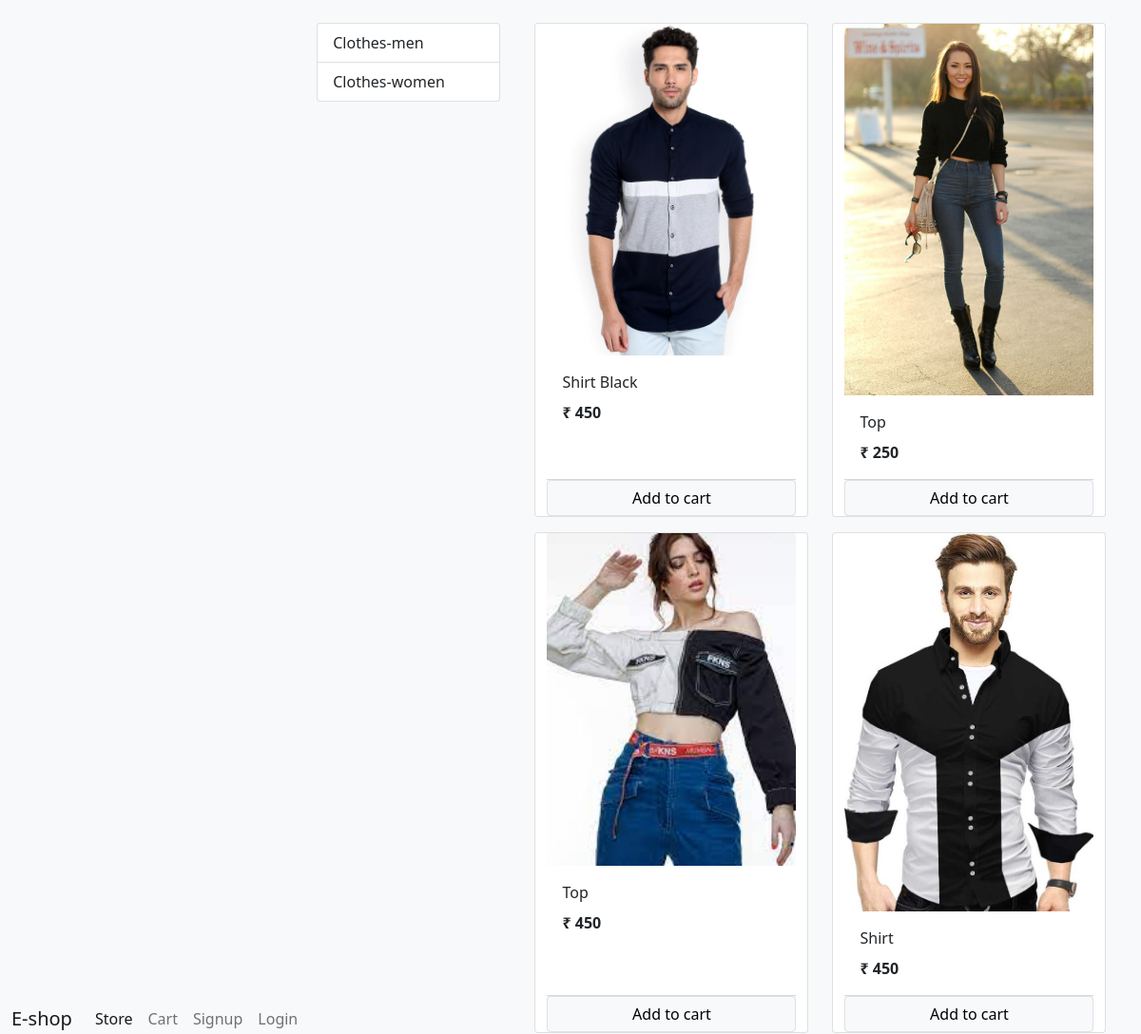
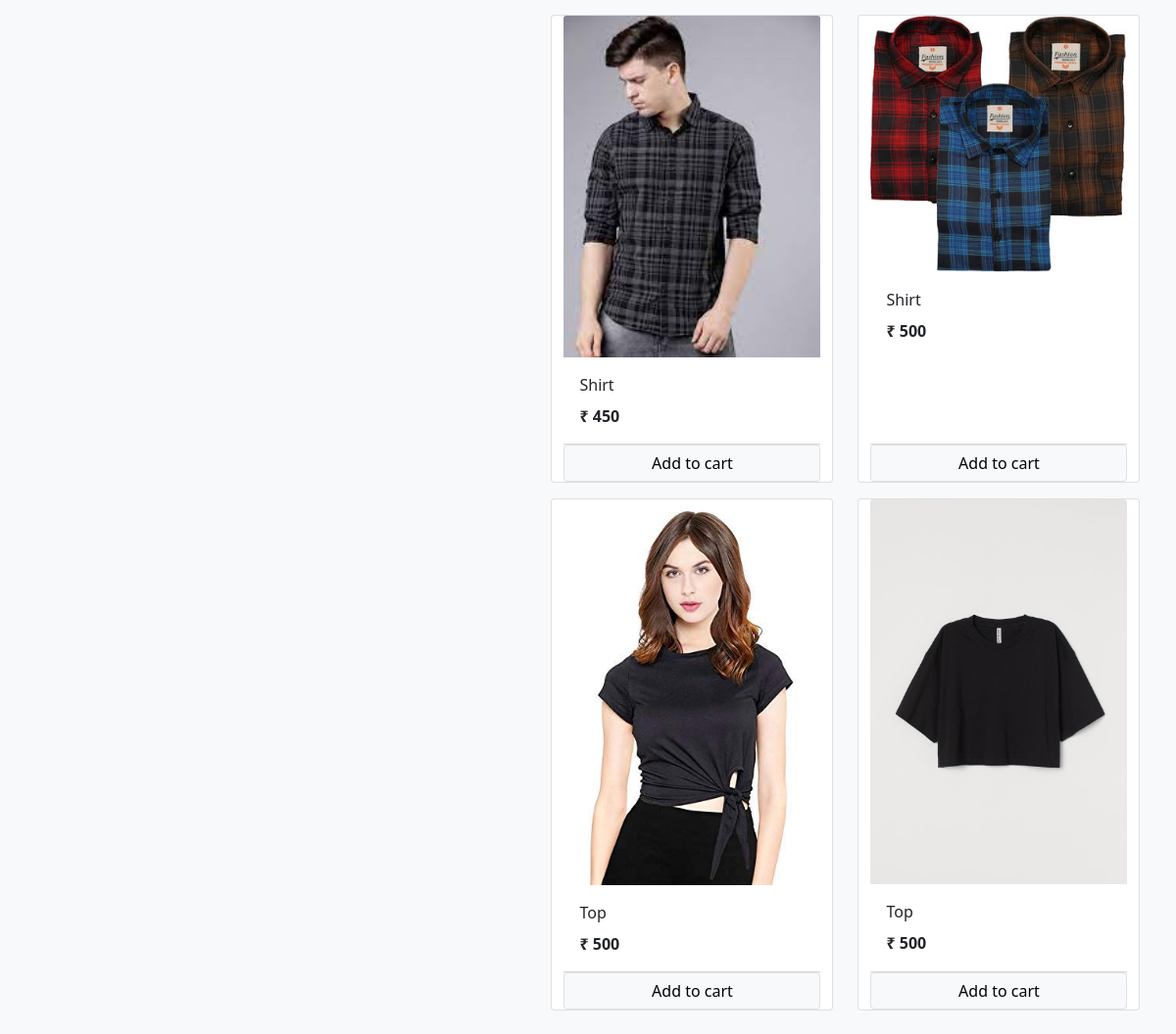
The page / on the database its author committed (2 pictures, top to bottom).
### store/models/category.py (models this page shows, shortened)
class Category(models.Model):
    name = models.CharField(max_length=50)
    @staticmethod
    def get_all_categories():
        return Category.objects.all()

### store/models/product.py (models this page shows, shortened)
class Product(models.Model):
    name = models.CharField(max_length=50)
    price = models.IntegerField(default=0)
    categories = models.ForeignKey(Category,on_delete=models.CASCADE,default=1)
    description = models.CharField(max_length=200)
    image = models.ImageField(upload_to='uploads/products/')
    @staticmethod
    def get_all_products():
        return Product.objects.all()

### store/views/home.py (the view, shortened to what this page needs)
# urls.py: path('', Index.as_view() , name='homepage'),
class Index(View):
    def get(self , request):
        cart= request.session.get('cart')
        if not cart:
            request.session['cart']={}
        products = None
        categories = Category.get_all_categories()
        categoryid = request.GET.get('category')
        if categoryid:
            products = Product.get_all_products_by_Categoryid(categoryid);
        else:
            products = Product.get_all_products();
        data = {}
        data['products'] = products
        data['categories'] = categories
        print('you are: ', request.session.get('email'))
        return render(request, 'index.html', data)

### store/templatetags/cart.py (called while the page is built)
@register.filter(name='is_in_cart')
def is_in_cart(product , cart):
    keys = cart.keys()
    for id in keys:
            if int(id) == product.id:
                return True
    return False;

### store/templatetags/custom_filter.py (called while the page is built)
@register.filter(name='currency')
def currency(number):
        return "₹ "+str(number)

### store/templates/index.html (shortened to what this page needs)
{% extends 'base.html' %}
{% block content %}
{% load cart %}
{% load custom_filter %}
  <div class="container-fluid mt-3">
    <div class="row">
        <div class="col-lg-3 mx-auto">
            <div class="list-group">
              {% for category in categories %}
              <a href="/?category={{category.id}}" class="list-group-item list-group-item-action">{{category.name}}</a>
              {% endfor %}
            </div>
        </div>
      <div id='products' class="col-lg-9 mx-auto">
        <div class="row mx-auto">
        {% for product in products %}
        <div class="card mx-auto mb-3" id = {{product.id}} style="width: 18rem;">
          <img class="card-img-top" src="{{product.image.url}}" alt="Card image cap">
               <div class="card-body">
                 <p class="card-title">{{product.name}}</p>
                 <p class="card-text"><b>{{product.price|currency}}</b></p>
               </div>
          <div class ="card-footer p-0">
                        {% if product|is_in_cart:request.session.cart %}
                                <div class="row no-gutters">
                                    <form action="/#{{product.id}}" class="col-2" style="padding-right:80px ;" method="post">
                                        {% csrf_token %}
                                        <input hidden type="text" name="product" value='{{product.id}}'>
                                        <input hidden type="text" name="remove" value='true'>
                                        <input type="submit" value=" - " class="btn btn-block btn-secondary">
                                    </form>
                                    <div class="text-centre col">{{product|cart_quantity:request.session.cart}} in cart</div>
                                    <form action="/#{{product.id}}" class="col-2 " style="margin-right: 20px
" method="post">
                                        {% csrf_token %}
                                        <input hidden type="text" name="product" value='{{product.id}}'>
                                        <input type="submit" value=" + " class="btn btn-block btn-secondary">
                                    </form>
                                </div>
                        {% else %}
                                  <form action="/#{{product.id}}" method="POST" class="btn-block">
                                   <input type="submit" class="float-right btn btn-light border form-control" value="Add to cart">
                                  </form>
                        {% endif %}
          </div>
          </div>
        {% endfor %}
        </div>
      </div>
    </div>
  </div>
{% endblock %}

### store/templates/base.html (shortened to what this page needs)
<!doctype html>
<html lang="en">
  <head>
    <link href="https://cdn.jsdelivr.net/npm/bootstrap@5.0.1/dist/css/bootstrap.min.css" rel="stylesheet">
  </head>
  <body>
  <nav class="navbar navbar-expand-lg navbar-light bg-light">
  <div class="container-fluid">
    <a class="navbar-brand" href="/">E-shop</a>
    <div class="collapse navbar-collapse" id="navbarSupportedContent">
      <ul class="navbar-nav me-auto mb-2 mb-lg-0">
        <li class="nav-item">
          <a class="nav-link active" aria-current="page" href="#">Store</a>
        </li>
      </ul>
      <ul class="navbar-nav mb-2 mb-lg-0">
        <li class="nav-item">
          <a class="nav-link" aria-current="page" href="/cart">Cart</a>
        </li>
        {% if request.session.customer %}
        <li class="nav-item">
          <a class="nav-link" aria-current="page" href="/orders">Orders</a>
        </li>
        <li class="nav-item">
          <a class="nav-link" aria-current="page" href="/logout">Logout</a>
        </li>
        {% else %}
        <li class="nav-item">
          <a class="nav-link" aria-current="page" href="/signup">Signup</a>
        </li>
        <li class="nav-item">
          <a class="nav-link" aria-current="page" href="/login">Login</a>
        </li>
        {% endif %}
      </ul>
    {% block content %}{% endblock %}
  </body>
</html>

### rows shown on the page
Category: name "Clothes-men"
Category: name "Clothes-women"
Product: {{ product.id }} 1 (drawn), image (picture), name "Shirt Black", price "₹ 450"
Product: image (picture), name "Top", price "₹ 250"
Product: image (picture), name "Top", price "₹ 450"
Product: image (picture), name "Shirt", price "₹ 450"
Product: image (picture), name "Shirt", price "₹ 450"
Product: image (picture), name "Shirt", price "₹ 500"
Product: image (picture), name "Top", price "₹ 500"
Product: image (picture), name "Top", price "₹ 500"
